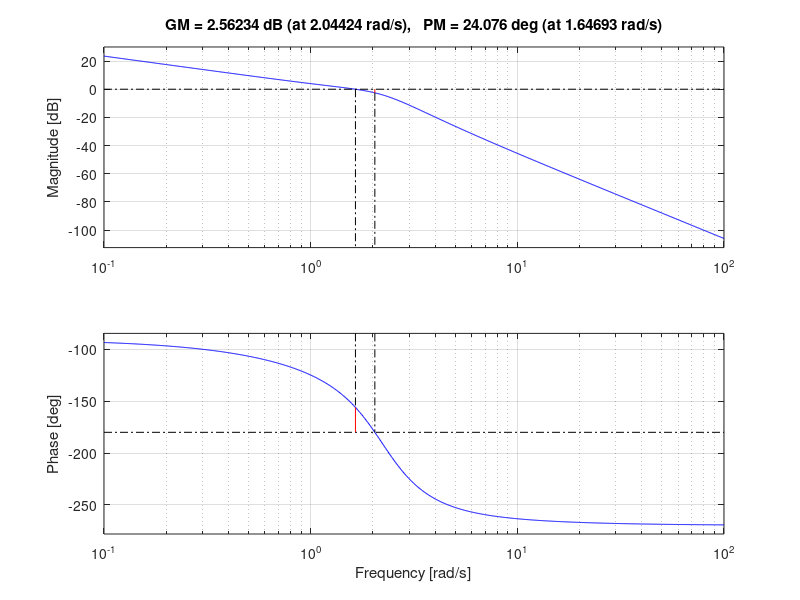
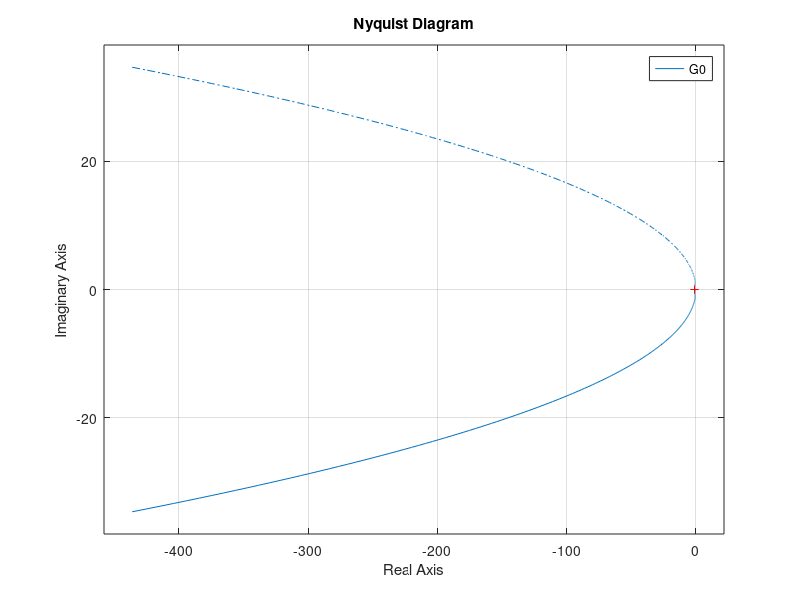
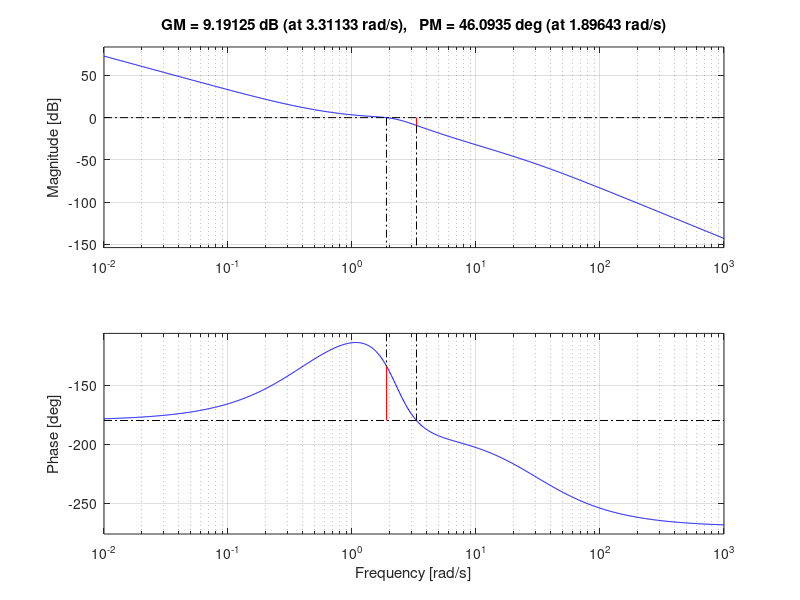
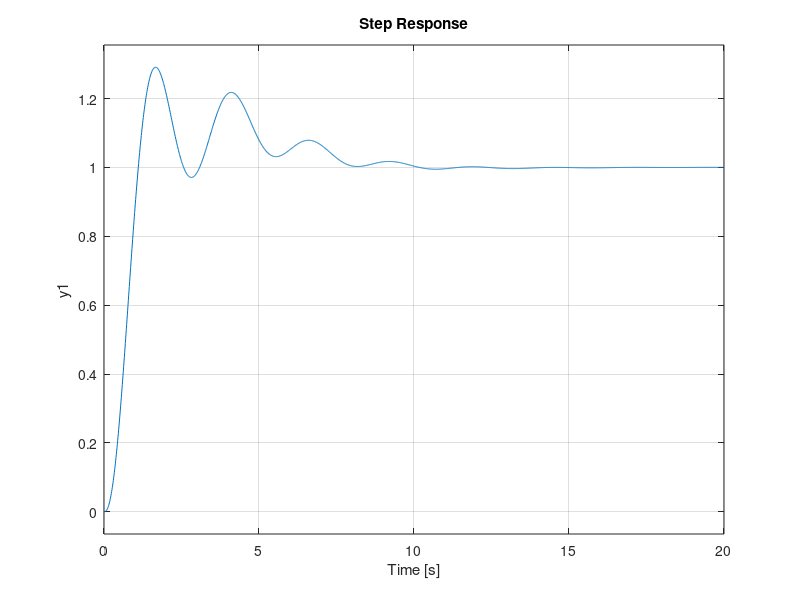

These figures' MATLAB source, in order:
%% Parameters and analysis for ant-windup demo
%%
%% Kjartan Halvorsen
%% 2015-10-09

% Saturation limits
uHigh=0.2;
uLow = -0.2;


% Open-loop tranfer function with PID will give
wc = 1.9
phi_m = 46.1

deltaPhi = 5*pi/180; % Allowable reduction in phase margin
% Sampling time
h = 2*deltaPhi/wc

% Max gain of modified D-term
N = 15;


% The plant
G = zpk([-3], [0, -2, -1+2*i, -1-2*i], 5)

figure(1)
clf
margin(G)

%% Critical gain and period
wp = 2.04;
Tu = 2*pi/wp;
Ku = db2mag(2.56)

%% PID parameters according to Carr 1986
Kp = 0.6667*Ku;
Ti = Tu;
Td = 0.167*Tu;

%% Reset time of anti-windup
Tt = 2*Ti;


s = tf('s') % Laplace s
F = Kp*(1 + 1/(Ti*s) + Td*s/(1+Td/N*s));

G0 = G*F;
Gc = feedback(G0, 1);

figure(2)
clf
nyquist(G0)

figure(3)
clf
margin(G0)

figure(4)
clf
step(Gc)
